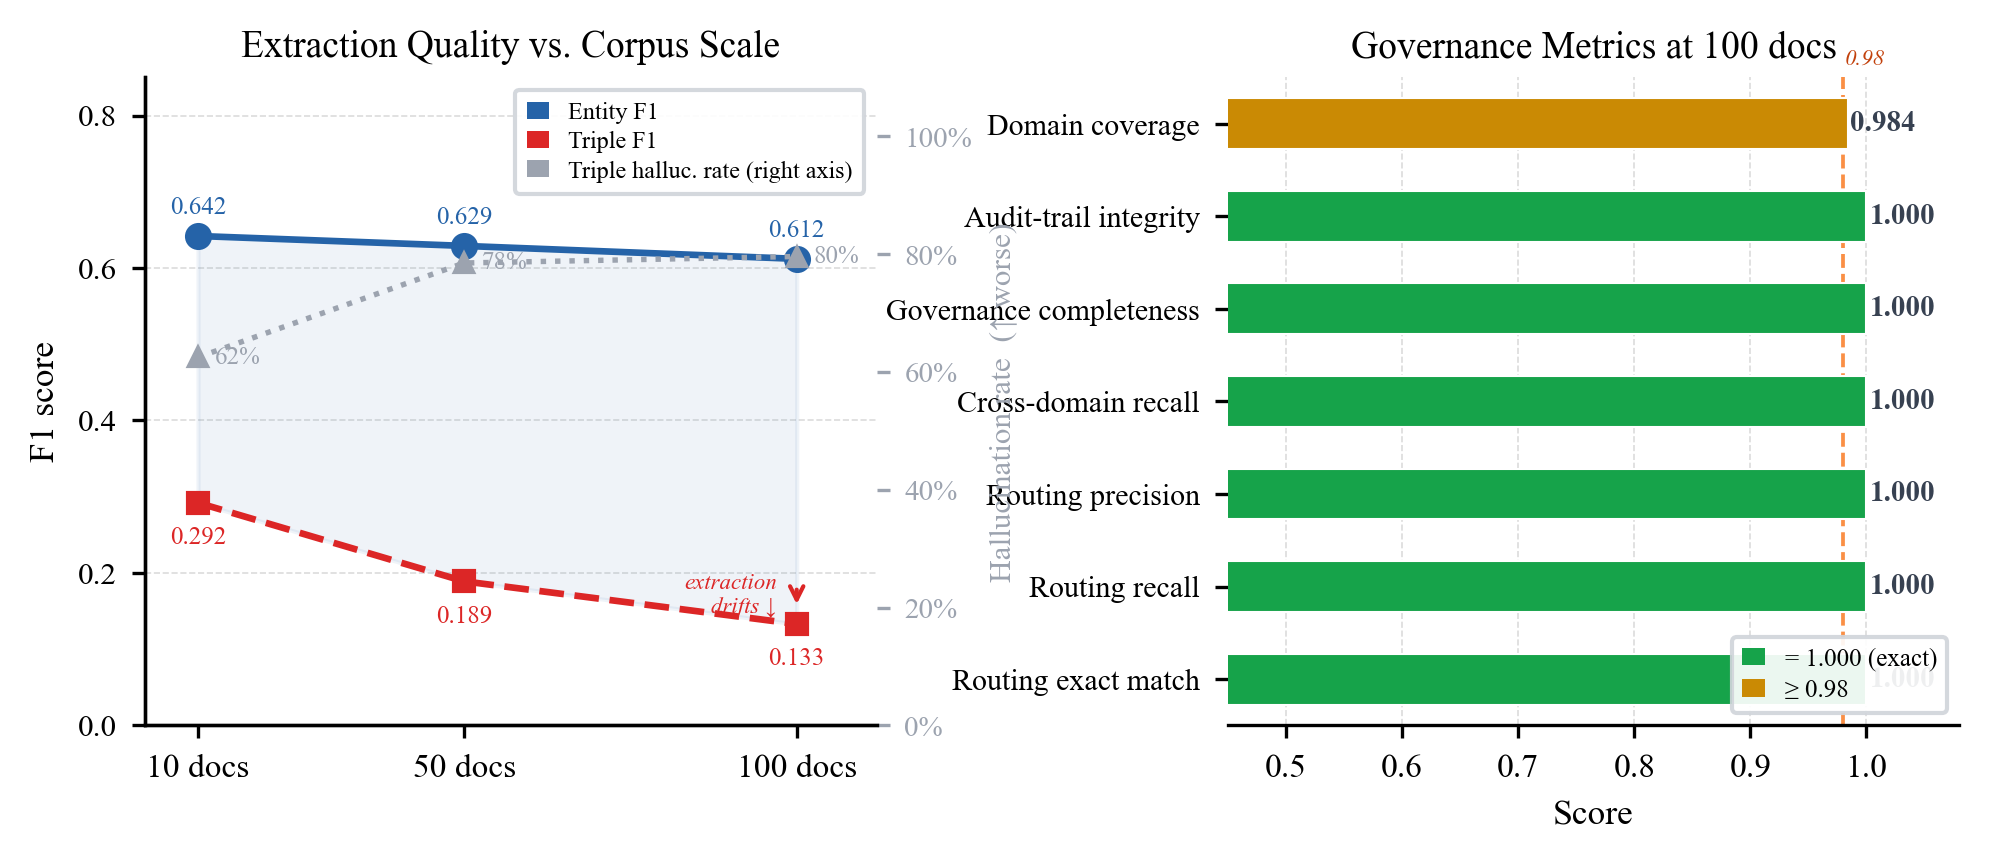

The script that saved this image:
"""
Figure 4: Governance Scales While Extraction Drifts
====================================================
The key claim: at 100 documents, the governance layer (routing, completeness,
audit, domain coverage) remains at or above 0.98 even as extraction-side
metrics degrade.

Two-panel design:
  Left  — extraction-side metrics across 3 scales: 10, 50, 100 docs
            · Entity F1 (stays roughly flat, then slightly drifts)
            · Triple F1 (starts high under governance at 10 docs, then drifts)
            · Triple hallucination rate (right y-axis, lower is better)
  Right — governance-side metrics at 100 docs shown as a horizontal
            "scorecard" bar chart, all sitting at or above 0.98.

Data source: paper/RESULTS.md, Tables 1a and 2.

Run:
    python paper/figures/figure4_governance_scaling.py
Outputs:
    paper/figures/figure4_governance_scaling.pdf
    paper/figures/figure4_governance_scaling.png
"""

import pathlib
import numpy as np
import matplotlib.pyplot as plt
import matplotlib.patches as mpatches
import matplotlib.ticker as ticker

OUT_DIR = pathlib.Path(__file__).parent
OUT_DIR.mkdir(parents=True, exist_ok=True)

plt.rcParams.update({
    "font.family":       "serif",
    "font.serif":        ["Computer Modern Roman", "Times New Roman", "DejaVu Serif"],
    "font.size":         9,
    "axes.titlesize":    9,
    "axes.labelsize":    8.5,
    "xtick.labelsize":   8,
    "ytick.labelsize":   7.5,
    "legend.fontsize":   7,
    "figure.dpi":        300,
    "axes.spines.top":   False,
    "axes.spines.right": False,
    "axes.linewidth":    0.8,
    "xtick.major.width": 0.8,
    "ytick.major.width": 0.8,
    "xtick.major.size":  3.2,
    "ytick.major.size":  3.2,
})

# ── Data (Tables 1a & 2 from RESULTS.md) ─────────────────────────────────────
SCALES = [10, 50, 100]   # x-axis for left panel

# Governed metrics across scales
ENTITY_F1  = [0.642, 0.629, 0.612]
TRIPLE_F1  = [0.292, 0.189, 0.133]
TRIPLE_HAL = [0.625, 0.785, 0.796]   # hallucination rate (lower = better)

# Governance-side scorecard at 100 docs
GOV_METRICS = [
    ("Routing exact match",       1.000),
    ("Routing recall",            1.000),
    ("Routing precision",         1.000),
    ("Cross-domain recall",       1.000),
    ("Governance completeness",   1.000),
    ("Audit-trail integrity",     1.000),
    ("Domain coverage",           0.984),
]

# ── Layout ────────────────────────────────────────────────────────────────────
fig, (ax_left, ax_right) = plt.subplots(1, 2, figsize=(6.875, 3.0))
fig.subplots_adjust(left=0.09, right=0.97, bottom=0.16, top=0.88, wspace=0.48)

# ── Colors ────────────────────────────────────────────────────────────────────
C_ENTITY  = "#2563A8"   # blue — entity F1
C_TRIPLE  = "#DC2626"   # red — triple F1
C_HAL     = "#9CA3AF"   # gray — hallucination rate
C_GOVHIGH = "#16A34A"   # green — governance at ceiling
C_GOVGOOD = "#CA8A04"   # amber — near-ceiling governance

# ═══════════════════════════════════════════════════════
# LEFT PANEL — extraction metrics across scales
# ═══════════════════════════════════════════════════════
X = np.array(SCALES)

ax_left.plot(X, ENTITY_F1, "o-", color=C_ENTITY, lw=1.6, ms=5.5,
             label="Entity F1", zorder=4)
ax_left.plot(X, TRIPLE_F1, "s--", color=C_TRIPLE, lw=1.6, ms=5.0,
             label="Triple F1", zorder=4)

# Secondary axis for hallucination rate
ax_hal = ax_left.twinx()
ax_hal.spines["top"].set_visible(False)
ax_hal.plot(X, TRIPLE_HAL, "^:", color=C_HAL, lw=1.3, ms=4.5,
            label="Triple halluc. rate  (↑ worse)", zorder=3)
ax_hal.set_ylabel("Hallucination rate  (↑ worse)", fontsize=7.5,
                  color=C_HAL, labelpad=4)
ax_hal.tick_params(axis="y", labelsize=7, colors=C_HAL)
ax_hal.set_ylim(0, 1.1)
ax_hal.yaxis.set_major_formatter(ticker.PercentFormatter(xmax=1, decimals=0))
ax_hal.spines["right"].set_linewidth(0.6)
ax_hal.spines["right"].set_color("#D1D5DB")

# Data point labels
WB = dict(boxstyle="round,pad=0.15", fc="white", ec="none")
for x, ef, tf, hf in zip(X, ENTITY_F1, TRIPLE_F1, TRIPLE_HAL):
    ax_left.text(x, ef + 0.022, f"{ef:.3f}", ha="center", va="bottom",
                 fontsize=6, color=C_ENTITY, bbox=WB)
    ax_left.text(x, tf - 0.030, f"{tf:.3f}", ha="center", va="top",
                 fontsize=6, color=C_TRIPLE, bbox=WB)
    ax_hal.text(x + 2.5, hf, f"{hf*100:.0f}%", ha="left", va="center",
                fontsize=6, color=C_HAL)

# Shaded region showing drift zone on extraction side
ax_left.fill_between(X, TRIPLE_F1, ENTITY_F1, alpha=0.07,
                     color="#2563A8", zorder=1)

# "Extraction drifts" annotation arrow
ax_left.annotate("",
    xy=(100, TRIPLE_F1[2] + 0.015), xytext=(100, TRIPLE_F1[1]),
    arrowprops=dict(arrowstyle="->", color=C_TRIPLE, lw=1.0, mutation_scale=8),
    zorder=5)
ax_left.text(97, (TRIPLE_F1[1] + TRIPLE_F1[2]) / 2 + 0.010,
             "extraction\ndrifts ↓", fontsize=5.5, color=C_TRIPLE,
             ha="right", va="center", style="italic")

ax_left.set_xlim(2, 112)
ax_left.set_ylim(0.0, 0.85)
ax_left.set_xticks(SCALES)
ax_left.set_xticklabels(["10 docs", "50 docs", "100 docs"], fontsize=8)
ax_left.set_ylabel("F1 score", fontsize=8.5, labelpad=4)
ax_left.set_title("Extraction Quality vs. Corpus Scale", fontsize=9, pad=5)
ax_left.set_yticks([0.0, 0.2, 0.4, 0.6, 0.8])
ax_left.yaxis.grid(True, lw=0.4, ls="--", alpha=0.45, zorder=0)
ax_left.set_axisbelow(True)

# Combined legend
h_ent = mpatches.Patch(facecolor=C_ENTITY, edgecolor="none", label="Entity F1")
h_tri = mpatches.Patch(facecolor=C_TRIPLE, edgecolor="none", label="Triple F1")
h_hal = mpatches.Patch(facecolor=C_HAL,   edgecolor="none", label="Triple halluc. rate (right axis)")
ax_left.legend(handles=[h_ent, h_tri, h_hal],
               fontsize=5.8, loc="upper right",
               framealpha=0.92, edgecolor="#D1D5DB",
               borderpad=0.5, labelspacing=0.3, handlelength=0.9)

# ═══════════════════════════════════════════════════════
# RIGHT PANEL — governance scorecard at 100 docs
# ═══════════════════════════════════════════════════════
labels = [m[0] for m in GOV_METRICS]
values = [m[1] for m in GOV_METRICS]
y_pos  = np.arange(len(labels))

colors = [C_GOVHIGH if v >= 0.999 else C_GOVGOOD for v in values]
bars = ax_right.barh(y_pos, values, height=0.55,
                     color=colors, edgecolor="white", linewidth=0.5, zorder=3)

# Value labels at end of bars
for b, v in zip(bars, values):
    ax_right.text(v + 0.002, b.get_y() + b.get_height() / 2,
                  f"{v:.3f}",
                  ha="left", va="center", fontsize=7, fontweight="bold",
                  color="#374151")

# Threshold reference line
ax_right.axvline(0.98, color="#F97316", lw=0.9, ls="--", zorder=2, alpha=0.8)
ax_right.text(0.981, len(labels) - 0.30, "0.98",
              fontsize=5.5, color="#C2410C", ha="left", va="center", style="italic")

ax_right.set_xlim(0.45, 1.08)
ax_right.set_ylim(-0.5, len(labels) - 0.5)
ax_right.set_yticks(y_pos)
ax_right.set_yticklabels(labels, fontsize=7.2)
ax_right.set_xlabel("Score", fontsize=8.5, labelpad=4)
ax_right.set_title("Governance Metrics at 100 docs", fontsize=9, pad=5)
ax_right.set_xticks([0.5, 0.6, 0.7, 0.8, 0.9, 1.0])
ax_right.xaxis.grid(True, lw=0.4, ls="--", alpha=0.45, zorder=0)
ax_right.set_axisbelow(True)
ax_right.spines["left"].set_visible(False)

# Legend for right panel
h_ceil = mpatches.Patch(facecolor=C_GOVHIGH, edgecolor="none", label="= 1.000 (exact)")
h_near = mpatches.Patch(facecolor=C_GOVGOOD, edgecolor="none", label="≥ 0.98")
ax_right.legend(handles=[h_ceil, h_near],
                fontsize=6, loc="lower right",
                framealpha=0.92, edgecolor="#D1D5DB",
                borderpad=0.4, labelspacing=0.3, handlelength=0.9)

# ── Save ─────────────────────────────────────────────────────────────────────
pdf_path = OUT_DIR / "figure4_governance_scaling.pdf"
png_path = OUT_DIR / "figure4_governance_scaling.png"
fig.savefig(pdf_path, bbox_inches="tight", dpi=300)
fig.savefig(png_path, bbox_inches="tight", dpi=300)
print(f"Saved:\n  {pdf_path}\n  {png_path}")
plt.show()
